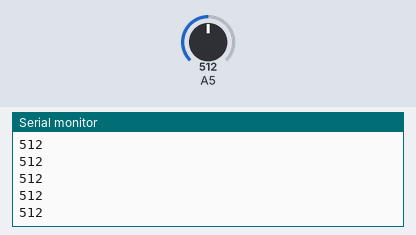
Simulated run of this sketch. Board: Arduino Uno, built with avr-gcc and run on an emulated ATmega328P. Parts: the last lines printed to the serial monitor. The inputs (shaded band) are chosen by the test bench; at power-on: A5 = 512.

Above: at 1.2 s.
1.3 s: A5 set to 716
At 1.31 s:
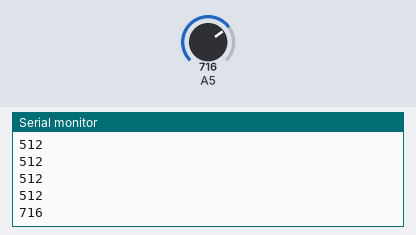
2.8 s: A5 set to 900
At 2.81 s:
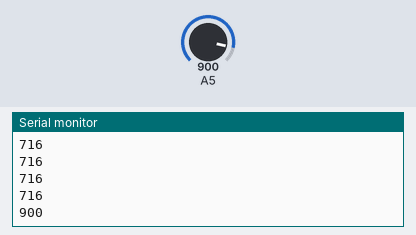
Timing chart, 0 to 5.8 s (numbered marks = the images above; inputs shaded):
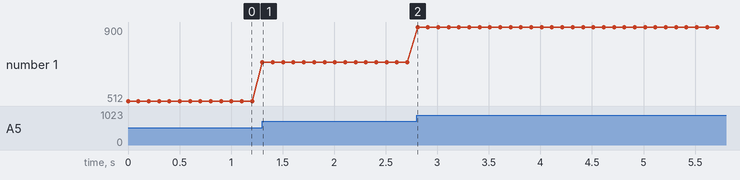

The sketch:

piezo_input.ino
```cpp
void setup() {
   Serial.begin(9600);
}

void loop() {
  int val = analogRead(5);
  Serial.println(val);
  delay(100);  // we have to make a delay to avoid overloading the serial port
}
```

Measured:
- after the input at 1.3 s, the serial monitor: prints a new line at once (image 1)
- after the input at 2.8 s, the serial monitor: prints a new line at once (image 2)
- plotted number 1: 512 → 716 after the input at 1.3 s, 716 → 900 after the input at 2.8 s
